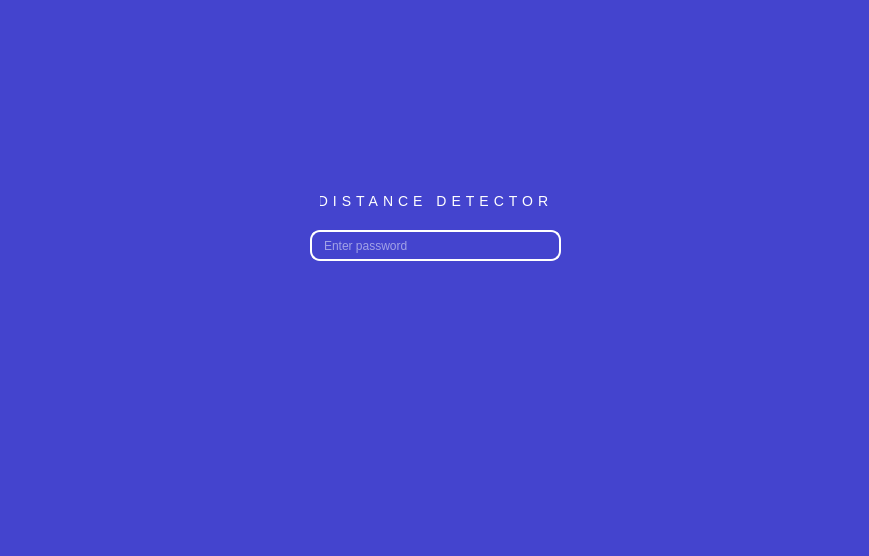
<?xml version="1.0" encoding="UTF-8"?>
<ui version="4.0">
 <class>mainWindow</class>
 <widget class="QMainWindow" name="mainWindow">
  <property name="geometry">
   <rect>
    <x>0</x>
    <y>0</y>
    <width>869</width>
    <height>556</height>
   </rect>
  </property>
  <property name="windowTitle">
   <string>Distance Detector - Log In</string>
  </property>
  <widget class="QWidget" name="centralwidget">
   <widget class="QWidget" name="widget" native="true">
    <property name="geometry">
     <rect>
      <x>0</x>
      <y>0</y>
      <width>871</width>
      <height>561</height>
     </rect>
    </property>
    <property name="styleSheet">
     <string notr="true">background-color: rgb(68, 68, 206);</string>
    </property>
    <widget class="QLineEdit" name="password_field">
     <property name="geometry">
      <rect>
       <x>310</x>
       <y>230</y>
       <width>251</width>
       <height>31</height>
      </rect>
     </property>
     <property name="styleSheet">
      <string notr="true">#password_field {
color: white;
border: 2px solid white;
border-radius: 10px;
padding: 0px 10px;
}</string>
     </property>
     <property name="echoMode">
      <enum>QLineEdit::Password</enum>
     </property>
     <property name="dragEnabled">
      <bool>true</bool>
     </property>
     <property name="placeholderText">
      <string>Enter password</string>
     </property>
    </widget>
    <widget class="QLabel" name="social_distancing_text">
     <property name="geometry">
      <rect>
       <x>320</x>
       <y>190</y>
       <width>231</width>
       <height>21</height>
      </rect>
     </property>
     <property name="styleSheet">
      <string notr="true">#social_distancing_text{
font-size: 14px;
font-family: &quot;Arial Rounded MT Bold&quot;;
letter-spacing: 5px;
color: white;
}</string>
     </property>
     <property name="text">
      <string>DISTANCE DETECTOR</string>
     </property>
     <property name="alignment">
      <set>Qt::AlignCenter</set>
     </property>
    </widget>
   </widget>
  </widget>
 </widget>
 <resources/>
 <connections/>
</ui>
